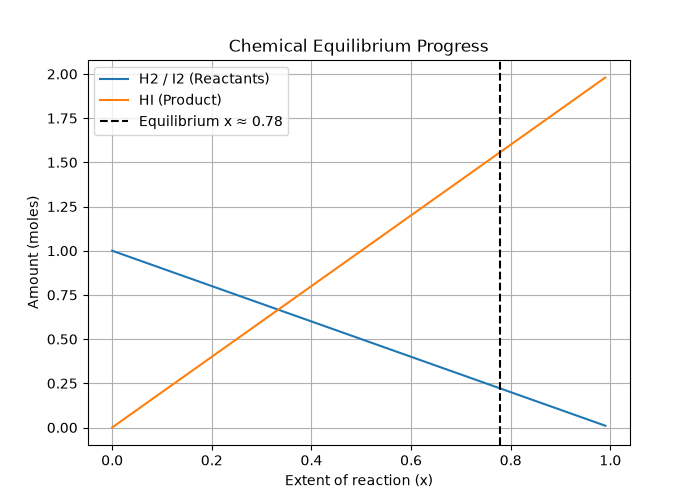

Here is the Python script that generated this plot:
import numpy as np
import matplotlib.pyplot as plt
from scipy.optimize import newton, minimize

K = 50.0  # Equilibrium constant

# Polynomial form: (2x)^2 - K * (1-x)^2 = 0 (avoids division by zero)
def k_imbalance_poly(x):
    return (2 * x)**2 - K * (1 - x)**2

def k_imbalance_poly_prime(x):
    return 8 * x + 2 * K * (1 - x)

# Standard rational form for SLSQP objective function
def k_imbalance(x):
    return ((2 * x)**2) / ((1 - x)**2) - K

# 1. Newton's root finding on polynomial form
x_newton = newton(k_imbalance_poly, x0=0.5, fprime=k_imbalance_poly_prime)

# 2. SLSQP minimization of squared imbalance
res_slsqp = minimize(lambda x: k_imbalance(x[0])**2, x0=[0.5], method="SLSQP", bounds=[(0.01, 0.99)])
x_slsqp = res_slsqp.x[0]

print(f"Equilibrium extent x (Newton): {x_newton:.4f}")
print(f"Equilibrium extent x (SLSQP):  {x_slsqp:.4f}")

nH2_eq = 1 - x_newton
nI2_eq = 1 - x_newton
nHI_eq = 2 * x_newton

print(f"Equilibrium composition: H2 = {nH2_eq:.2f} mol, I2 = {nI2_eq:.2f} mol, HI = {nHI_eq:.2f} mol")

# Plot reaction progress
x_vals = np.linspace(0, 0.99, 100)
plt.figure(figsize=(7, 5))
plt.plot(x_vals, 1 - x_vals, label="H2 / I2 (Reactants)")
plt.plot(x_vals, 2 * x_vals, label="HI (Product)")
plt.axvline(x_newton, color="black", linestyle="--", label=f"Equilibrium x ≈ {x_newton:.2f}")
plt.xlabel("Extent of reaction (x)")
plt.ylabel("Amount (moles)")
plt.title("Chemical Equilibrium Progress")
plt.legend()
plt.grid(True)
plt.savefig("equilibrium.png")
print("Saved equilibrium.png successfully!")
